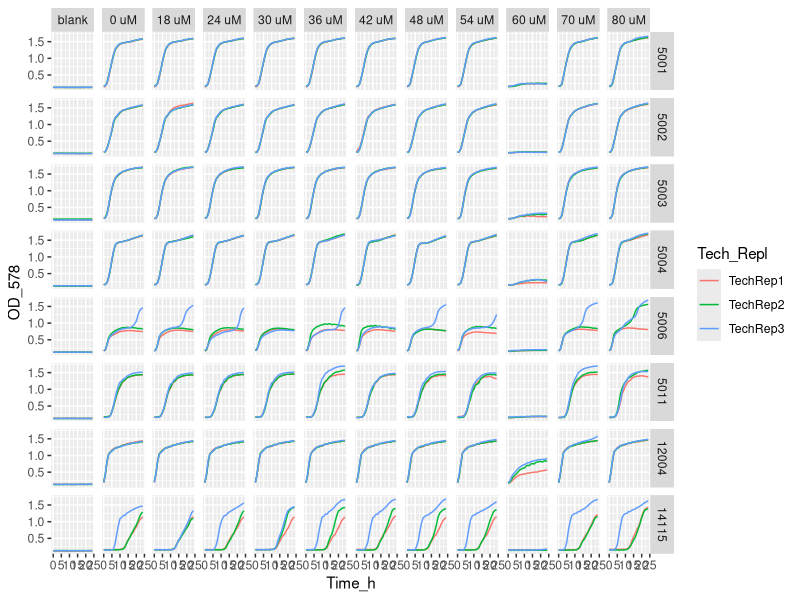
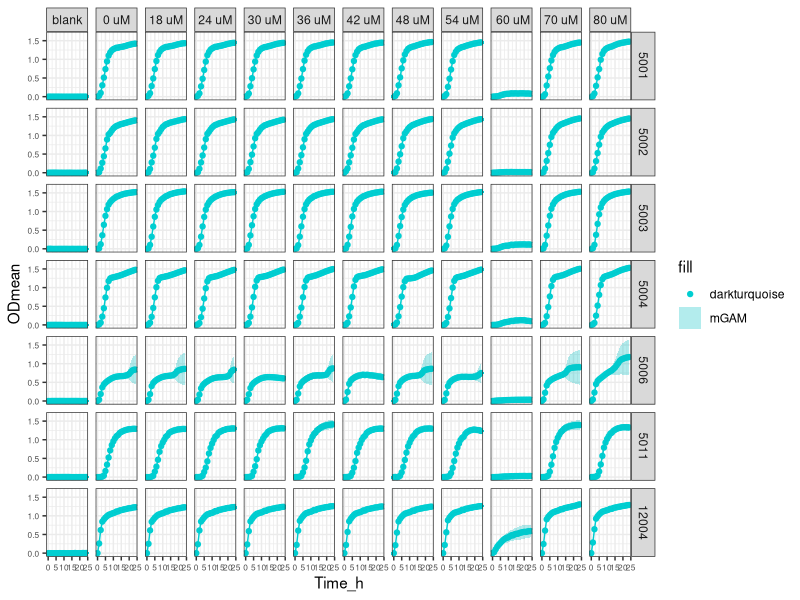

Here is the R script that generated these plots, in order:
setwd("~/ITQB/Plate readings/Exp7_3plates_10112023")

library(tidyverse)

library(readxl)
Exp7 <- Exp7_3plates_10112023_final <- read_excel("Exp7_3plates_10112023_final_final.xlsx")
View(Exp7) 

Exp7_v1 <- Exp7 %>%
  pivot_longer(names_to = "Condition", values_to = "OD_578", cols = -Time_h)
Exp7_v1
View(Exp7_v1)


Exp7_v2 <- separate(Exp7_v1, Condition, 
                    c("Strain",
                      "Transfer_medium",
                      "Zn_condition", 
                      "Tech_Repl",
                      "Biol_Repl",
                      "TPEN_conc",
                      "Well_number"), 
                    sep = "_", remove = FALSE,
                    convert = FALSE)
View(Exp7_v2)

Exp7_v2$OD_578 <- as.numeric (Exp7_v2$OD_578) #Because OD_578 values are character

Exp7_v2$TPEN_conc <- factor(Exp7_v2$TPEN_conc, levels = c("ctrTPENcells",
                                                          "ctrTPEN",
                                                          "3.6",
                                                          "4.8",
                                                          "6",
                                                          "7.2",
                                                          "8.4",
                                                          "9.6",
                                                          "10.8",
                                                          "12",
                                                          "14",
                                                          "16"))

Exp7_v2 <- Exp7_v2 %>% mutate(TPEN_conc = recode (TPEN_conc,
                                                  "ctrTPENcells" = "blank" ,
                                                  "ctrTPEN" = "0 uM",
                                                  "3.6"= "18 uM",
                                                  "4.8"= "24 uM",
                                                  "6" = "30 uM",
                                                  "7.2" = "36 uM",
                                                  "8.4" = "42 uM",
                                                  "9.6" = "48 uM",
                                                  "10.8" = "54 uM",
                                                  "12" = " 60 uM",
                                                  "14" = "70 uM",
                                                  "16" = "80 uM"))

Exp7_v2$Strain <- factor(Exp7_v2$Strain, levels = c("5001",
                                                    "5002",
                                                    "5003",
                                                    "5004",
                                                    "5006",
                                                    "5011",
                                                    "12004",
                                                    "14115"
))

Exp7_v2 %>%
  ggplot(aes(x= Time_h, y=OD_578, color = Tech_Repl)) +
  geom_line() +
  facet_grid (Strain ~ TPEN_conc)

Exp7_v3<- Exp7_v2 %>% group_by(Strain, Transfer_medium, Zn_condition, Tech_Repl, Biol_Repl, Well_number) %>%
  mutate(blank = Time_h ==0)

View(Exp7_v3)

Exp7_v4 <- Exp7_v3 %>%
  group_by(Strain, Transfer_medium, Zn_condition, Tech_Repl, Biol_Repl, Well_number) %>%
  mutate(OD = OD_578 - OD_578[blank]) %>%
  ungroup()


View(Exp7_v4)

#Obtain the mean and sd
Exp7_v5 <- Exp7_v4 %>% group_by(Time_h, Strain, Transfer_medium, TPEN_conc) %>%
  summarise(ODmean = mean(OD), sdOD = sd(OD), n())

Exp7_v5$Strain <- factor(Exp7_v5$Strain, levels = c("5001",
                                                    "5002",
                                                    "5003",
                                                    "5004",
                                                    "5006",
                                                    "5011",
                                                    "12004",
                                                    "14115"                     
))


Exp7_v5 <- Exp7_v5 %>% mutate(TPEN_conc = recode (TPEN_conc,
                                                  "ctrTPEN" = "blank" ,
                                                  "ctrTPENcells" = "0 uM",
                                                  "3.6"= "18 uM",
                                                  "4.8"= "24 uM",
                                                  "6" = "30 uM",
                                                  "7.2" = "36 uM",
                                                  "8.4" = "42 uM",
                                                  "9.6" = "48 uM",
                                                  "10.8" = "54 uM",
                                                  "12" = " 60 uM",
                                                  "14" = "70 uM",
                                                  "16" = "80 uM"))


# stocks conc / 0.001(mM --> uM) / d.f (=2)--> conc TPEN (now in the table)


Exp7_v5_filtered <- Exp7_v5 %>% 
  filter(Strain != "14115")

Exp7_v5_filtered  %>% 
  ggplot(aes(x = Time_h,
             y = ODmean,
             color = Transfer_medium,
             fill = "darkturquoise")
  ) +
  geom_point(color = "darkturquoise") + 
  geom_line(color = "darkturquoise") +
  geom_ribbon(aes(ymin=ODmean-sdOD, ymax=ODmean+sdOD, fill = Transfer_medium), 
              alpha = 0.3, colour = NA) + 
  facet_grid (Strain ~ TPEN_conc) +
  theme_bw() + 
  theme(
    axis.text = element_text(size = 6)  # Decrease the size of the numbers on the axes
  )
